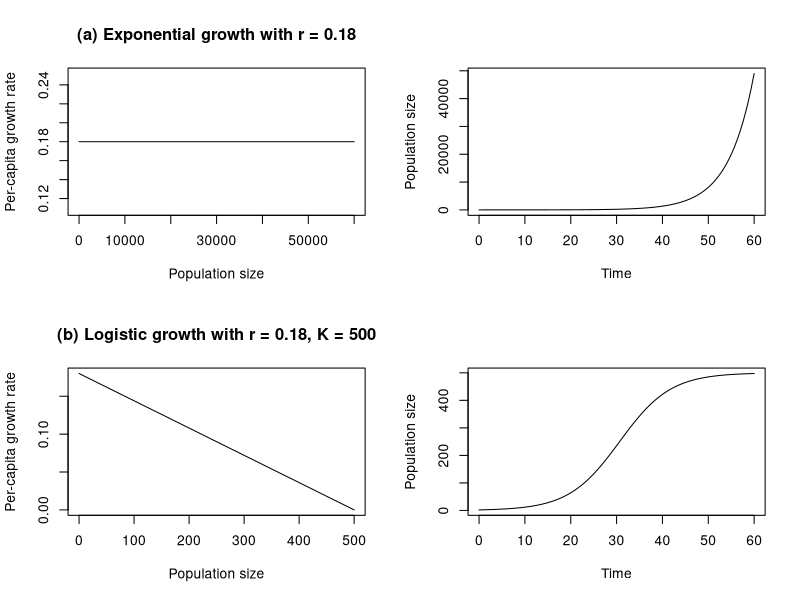
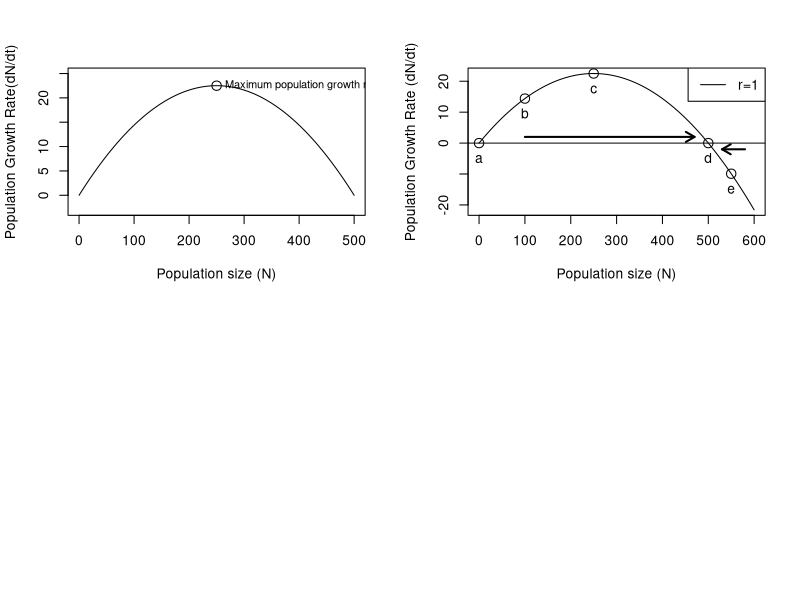
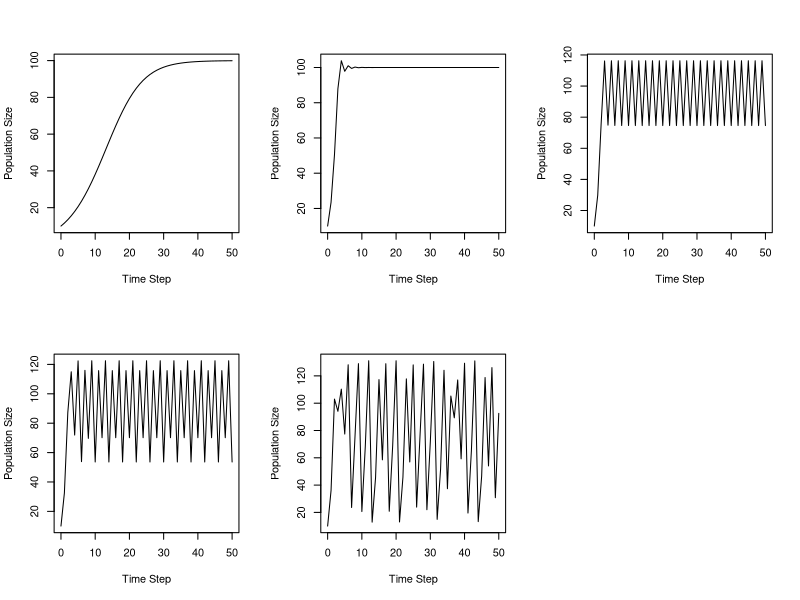
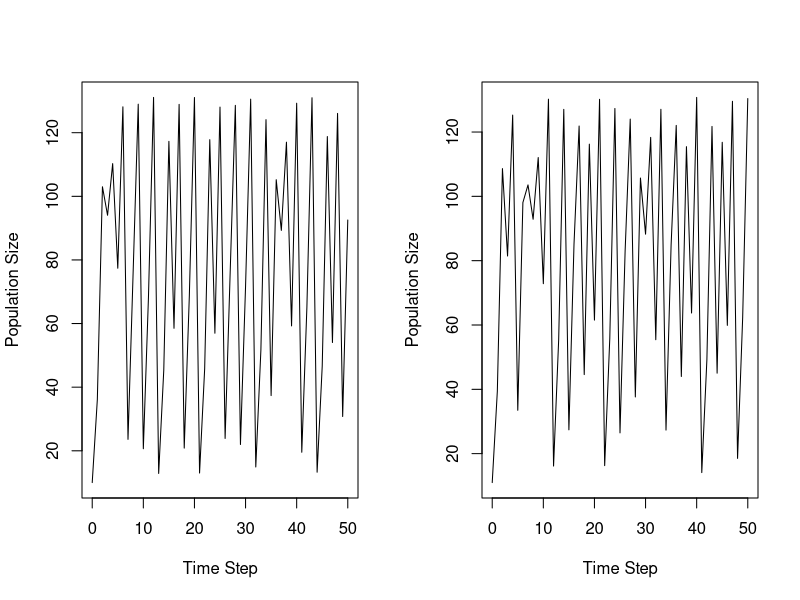
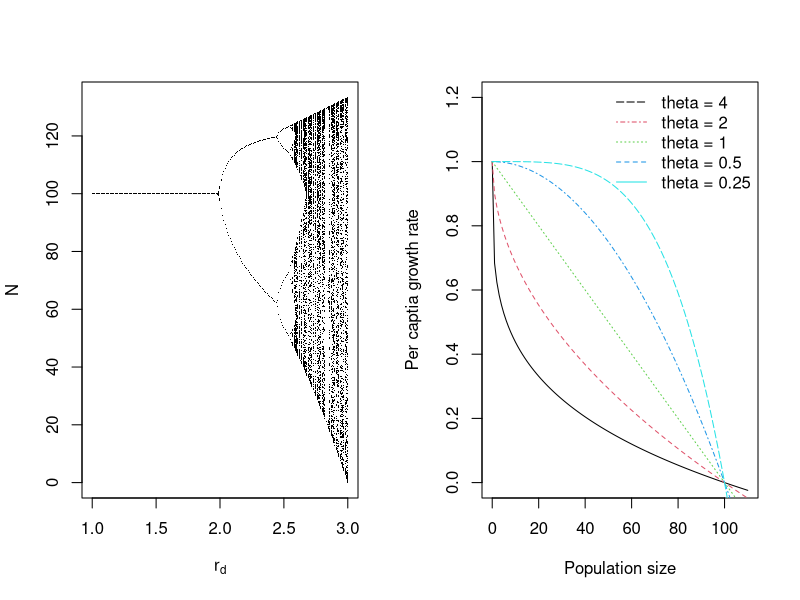
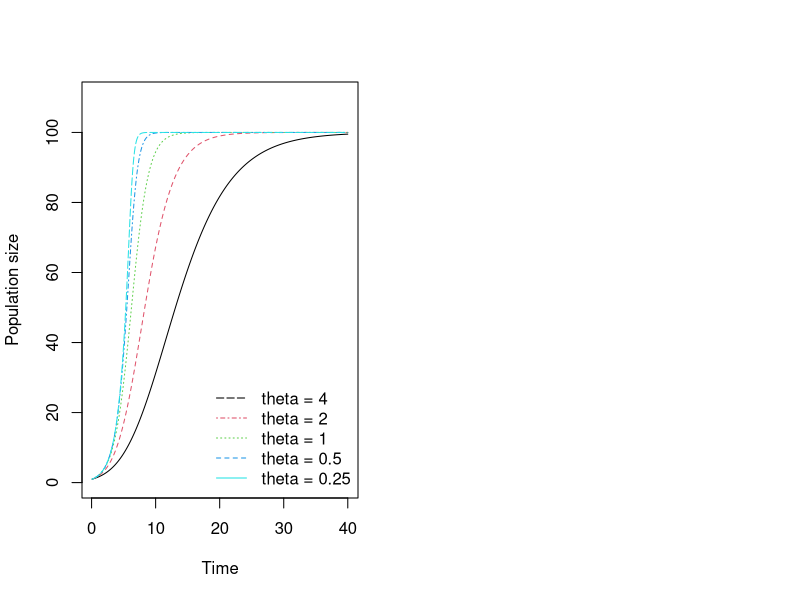
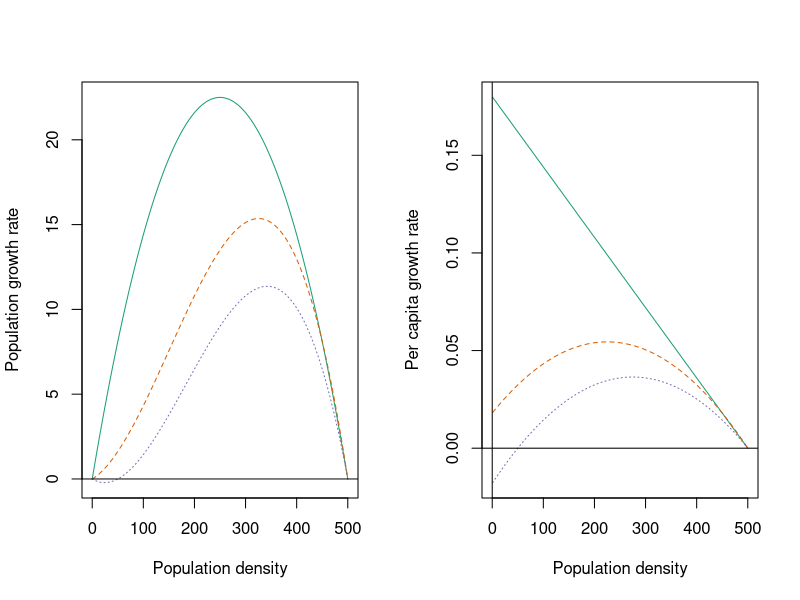

Source code (R) for these figures, in order:
## ---- chunk 1
knitr::opts_chunk$set(echo = TRUE,always_allow_html = TRUE, tidy.opts=list(width.cutoff=60), tidy=TRUE)
## ---- chunk 2
par(mfrow=c(2,2))

# Exponential growth
curve(0.18*x^0, from=0, to=60000,
      xlab = "Population size", ylab = "Per-capita growth rate",
      main = "(a) Exponential growth with r = 0.18")

curve(exp(0.18*x), from=0, to=60,
      xlab = "Time", ylab = "Population size")


# Logistic growth
curve(-0.00036*x+0.18, from=0, to=500,
      xlab = "Population size", ylab = "Per-capita growth rate",
      main = "(b) Logistic growth with r = 0.18, K = 500")

curve(500/(1+((500-2)/2)*exp(-0.18*x)), from=0, to=60,
      xlab = "Time", ylab = "Population size")


## ---- chunk 3
pop.growth.rate <- expression(r * N * (1 - alpha * N))

r <- 0.18; alpha <- 1/500; N <- 0:500
plot(N, eval(pop.growth.rate), type = "l", ylim = c(-3, 25),
     xlab = "Population size (N)", ylab = "Population Growth Rate(dN/dt)")

N <- 250
points(N, eval(pop.growth.rate), cex = 1.5)
text(N, eval(pop.growth.rate),
     "Maximum population growth rate at N = K/2",
     pos = 4, cex = 0.8)
## ---- chunk 4
## Stability:
pop.growth.rate <- expression(r * N * (1 - alpha * N))
r <- 0.18; alpha <- 1/500; N <- 0:600

plot(N, eval(pop.growth.rate), type = "l",
     xlab = "Population size (N)", ylab = "Population Growth Rate (dN/dt)")
abline(h = 0)
legend("topright", "r=1", lty = 1)

# Add points
N <- c(0, 100, 250, 500, 550)
points(N, eval(pop.growth.rate), cex = 1.5)
text(N, eval(pop.growth.rate), letters[1:5], adj = c(0.5, 2))

# Add arrows
arrows(100, 2, 470, 2, length = 0.1, lwd = 2)
arrows(580, -2, 530, -2, length = 0.1, lwd = 2)
## ---- chunk 5
# Define dlogistic:
dlogistic <- function(alpha = 0.01, rd = 1, N0 = 2, t = 15) {
  N < c(N0, numeric(t))
  for (i in 1:t) N[i + 1] <- {
    N[i] + rd * N[i] * (1 - alpha * N[i])
  }
  return(N)
}

# Initial conditions
t <- 50
N <- 10
par(mfrow=c(2,3))

# Graph the chaos dynamics
for (rd.v in c(0.18, 1.5, 2.2, 2.5, 2.9)) {
  Ns <- data.frame(sapply(rd.v, function(r) dlogistic(rd = r, t = t)))
  matplot(0:t, Ns, type = "l", col = 1,
          xlab="Time Step", ylab="Population Size")
}
## ---- chunk 6
t <- 50
rd.v = 2.9
par(mfrow=c(1,2))

for (N in c(10,11)) {
  Ns <- data.frame(sapply(rd.v, function(r) dlogistic(rd = r, t = t)))
  matplot(0:t, Ns, type = "l", col = 1,
          xlab="Time Step", ylab="Population Size")
}
## ---- chunk 7
num.rd <- 201; t <- 400
rd.s <- seq(1, 3, length = num.rd)

tmp <- sapply(rd.s, function(r) dlogistic(rd = r, N0 = 99, t = t))

tmp.s <- stack(as.data.frame(tmp))
names(tmp.s) <- c("N", "Old.Column.ID")
tmp.s$rd <- rep(rd.s, each = t + 1)
tmp.s$time <- rep(0:t, num.rd)

N.bif <- subset(tmp.s, time > 0.5 * t)
plot(N ~ rd, data = N.bif, pch = ".", xlab = quote("r"["d"]))
## ---- chunk 8
## Theta-Ricker:

# Here we make a function that we can use with ode,
# the numerical integration function.
thetalogistic <- function(times, y, parms) {
  n <- y[1]
  with(as.list(parms), {
  dN.dt <- r * n * (1 - (alpha * n)^theta)
  return(list(c(dN.dt)))
  })
}


# Per capita growth rate vs population size
r <- 0.75; alpha <- 0.01; theta <- c(0.25, 0.5, 1, 2, 4)
N <- 0:110
theta.out <- sapply(theta, function(th) {
  1 - (alpha * N)^th
})

matplot(N, theta.out, type = "l", col = 1:5, ylim = c(0,1.2),
        xlab = "Population size", ylab = "Per captia growth rate")
legend("topright", legend = paste("theta =", c(4, 2, 1, 0.5, 0.25)),
       lty = 5:1, bty = "n", col = 1:5)
## ---- chunk 9
# Population size vs time
library("deSolve")
prms <- c(r <- 0.75, alpha <- 0.01, theta = 1)
t.s <- seq(0.1,40, by = 0.1)
thetaN <- sapply(theta, function(th) {
  prms["theta"] <- th
  ode(y = 1, t.s, thetalogistic, prms)[, 2]
})

matplot(t.s, thetaN, type = "l", col = 1:5, ylim = c(0,110),
        xlab = "Time", ylab = "Population size")
legend("bottomright", legend = paste("theta =", c(4, 2, 1, 0.5, 0.25)),
       lty = 5:1, bty = "n", col = 1:5)

## ---- chunk 10
par(mfrow=c(1,2))
# Define the dN/dt function
alleeLog <- function(N, K, a, r) {
  dNdt = r * N * (1 - N / K)*((N - a) / K)
}

# Population growth rate vs. abundance
N <- 0:500; r <- 0.18
no_effect <- c(sapply(N, function(N) {
  alleeLog(N, K = 500, a = N-500, r)
}))

weak_effect <- c(sapply(N, function(N) {
  alleeLog(N, K = 500, a = -50, r)
}))

strong_effect <- c(sapply(N, function(N) {
  alleeLog(N, K = 500, a = 50, r)
}))

# plot the dataframe
population_growth <- data.frame(no_effect, weak_effect, strong_effect)
matplot(N, population_growth, type = "l", col = c("#1B9E77","#D95F02","#7570B3"),
        xlab = "Population density", ylab = "Population growth rate")
abline(h = 0)

# Per capita growth rate vs. abundance
no_effect_p <- c(sapply(N, function(N) {
  alleeLog(N, K = 500, a = N-500, r)/N
}))

weak_effect_p <- c(sapply(N, function(N) {
  alleeLog(N, K = 500, a = -50, r)/N
}))

strong_effect_p <- c(sapply(N, function(N) {
  alleeLog(N, K = 500, a = 50, r)/N
}))

# plot the dataframe
population_growth_p <- data.frame(no_effect_p, weak_effect_p, strong_effect_p)
matplot(N, population_growth_p, type = "l", col = c("#1B9E77","#D95F02","#7570B3"),
        xlab = "Population density", ylab = "Per capita growth rate")
abline(h = 0, v = 0)
